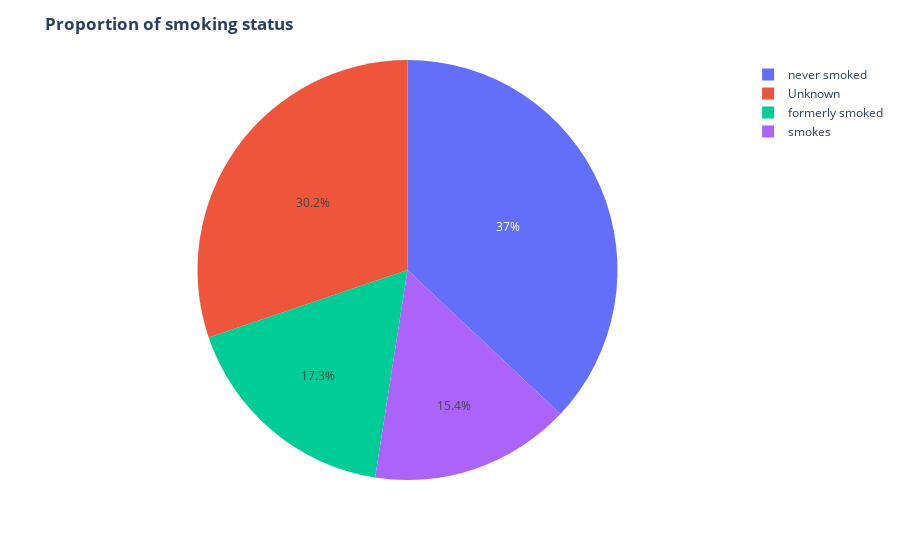

Notebook cell for this chart:
### Markdown cell above
### Smoking status
We need to investigate the number of participants who were former smokers, current smokers or none smokers. The unknown group poses a bit of problem in our anaylsis because their status is undetermined.

Based on the inspection below, we have more non-smokers in the survey with 37%.

### Code cell
fig = px.pie(data,names='smoking_status')
fig.update_layout(title='<b>Proportion of smoking status<b>')
fig.show()

### Figure 1 — Plotly figure (JSON) as saved in the notebook; plotly's stock layout.template omitted (floating-point values rounded to 4 significant figures; data arrays with more than 128 entries replaced by an {"elided": "..."} marker saying what was removed)
{"data": [{"domain": {"x": [0, 1], "y": [0, 1]}, "hovertemplate": "smoking_status=%{label}<extra></extra>", "labels": {"elided": "5110 str values"}, "legendgroup": "", "name": "", "showlegend": true, "type": "pie"}], "layout": {"legend": {"tracegroupgap": 0}, "margin": {"t": 60}, "title": {"text": "<b>Proportion of smoking status<b>"}}}
